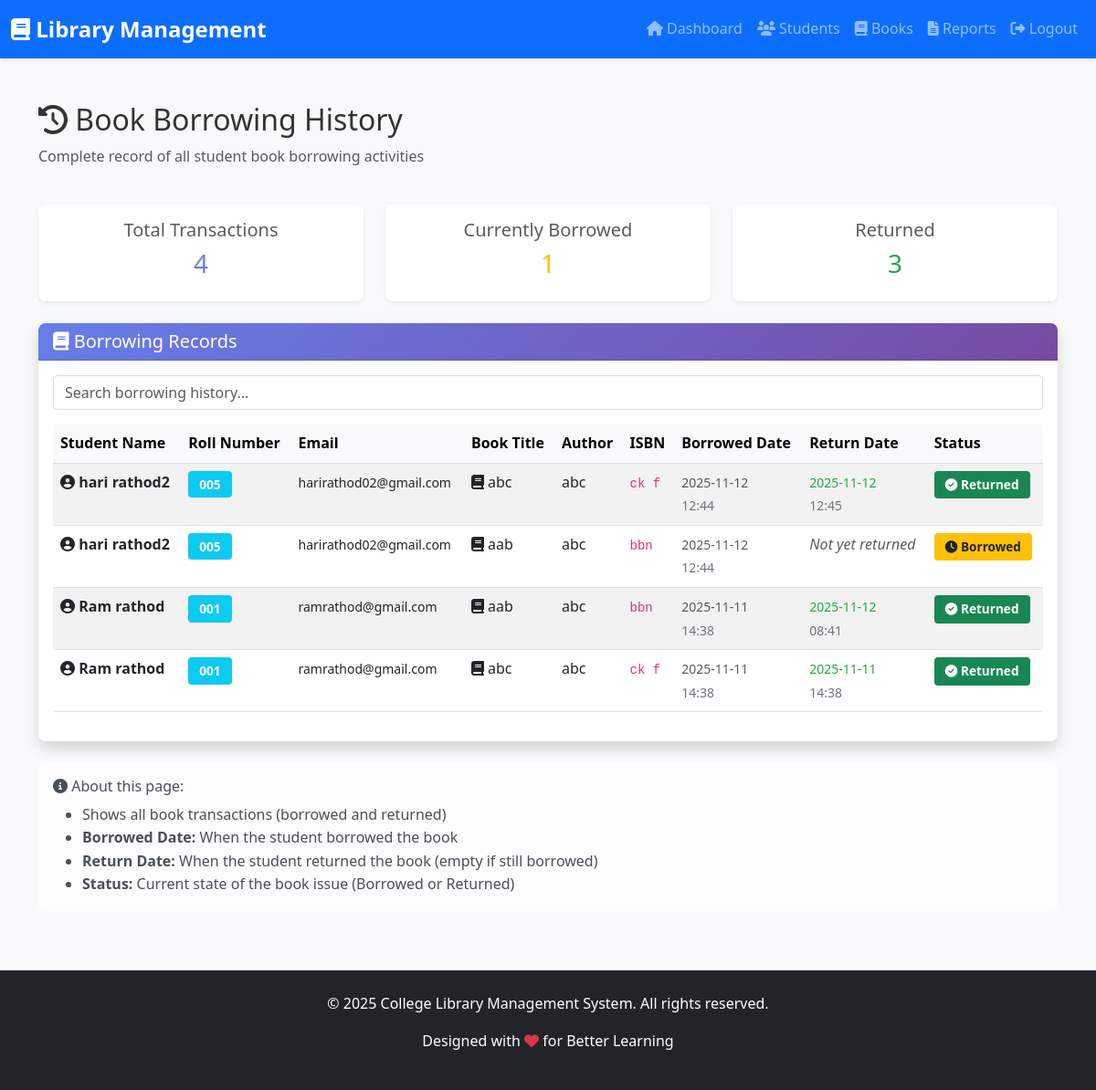
Screenshot of /admin/book_borrowing_history (signed in) with the database file from the repository.
### tables this page shows
CREATE TABLE book_issues (
            id INTEGER PRIMARY KEY AUTOINCREMENT,
            student_id INTEGER NOT NULL,
            book_id INTEGER NOT NULL,
            issue_date TIMESTAMP DEFAULT CURRENT_TIMESTAMP,
            return_date TIMESTAMP,
            status TEXT DEFAULT 'borrowed',
            FOREIGN KEY (student_id) REFERENCES students(id),
            FOREIGN KEY (book_id) REFERENCES books(id)
        );

CREATE TABLE students (
            id INTEGER PRIMARY KEY AUTOINCREMENT,
            name TEXT NOT NULL,
            email TEXT UNIQUE NOT NULL,
            password TEXT NOT NULL,
            roll_number TEXT UNIQUE NOT NULL,
            phone TEXT,
            department TEXT,
            created_at TIMESTAMP DEFAULT CURRENT_TIMESTAMP
        );

CREATE TABLE books (
            id INTEGER PRIMARY KEY AUTOINCREMENT,
            title TEXT NOT NULL,
            author TEXT NOT NULL,
            isbn TEXT UNIQUE NOT NULL,
            category TEXT NOT NULL,
            quantity INTEGER NOT NULL,
            available_quantity INTEGER NOT NULL,
            description TEXT,
            published_year INTEGER,
            image_url TEXT,
            added_by INTEGER,
            created_at TIMESTAMP DEFAULT CURRENT_TIMESTAMP,
            FOREIGN KEY (added_by) REFERENCES admin(id)
        );

### app.py (the view)
@app.route('/admin/book_borrowing_history')
@admin_required
def admin_book_borrowing_history():
    conn = get_db()
    cursor = conn.cursor()
    cursor.execute('''
        SELECT
            bi.id,
            bi.issue_date,
            bi.return_date,
            bi.status,
            s.name as student_name,
            s.email as student_email,
            s.roll_number,
            b.title as book_title,
            b.author,
            b.isbn
        FROM book_issues bi
        JOIN students s ON bi.student_id = s.id
        JOIN books b ON bi.book_id = b.id
        ORDER BY bi.issue_date DESC
    ''')
    borrowing_history = cursor.fetchall()
    conn.close()
    return render_template('admin_book_borrowing.html', borrowing_history=borrowing_history)

### app.py (called while the page is built)
def get_db():
    conn = sqlite3.connect(DATABASE)
    conn.row_factory = sqlite3.Row
    return conn

def admin_required(f):
    @wraps(f)
    def decorated_function(*args, **kwargs):
        if 'admin_id' not in session:
            flash('Admin login required', 'danger')
            return redirect(url_for('admin_login'))
        return f(*args, **kwargs)
    return decorated_function

### templates/admin_book_borrowing.html (shortened to what this page needs)
{% extends "base.html" %}
{% block content %}
<div class="container my-5">
    <div class="row mb-4">
        <div class="col-md-12">
            <h2><i class="fas fa-history"></i> Book Borrowing History</h2>
            <p class="text-muted">Complete record of all student book borrowing activities</p>
        </div>
    </div>
    <div class="row mb-4">
        <div class="col-md-4">
            <div class="card text-center shadow-sm">
                <div class="card-body">
                    <h5 class="text-muted">Total Transactions</h5>
                    <h3 class="text-primary">{{ borrowing_history|length }}</h3>
                </div>
            </div>
        </div>
        <div class="col-md-4">
            <div class="card text-center shadow-sm">
                <div class="card-body">
                    <h5 class="text-muted">Currently Borrowed</h5>
                    <h3 class="text-warning">
                        {% set borrowed = borrowing_history|selectattr('status', 'equalto', 'borrowed')|list %}
                        {{ borrowed|length }}
                    </h3>
                </div>
            </div>
        </div>
        <div class="col-md-4">
            <div class="card text-center shadow-sm">
                <div class="card-body">
                    <h5 class="text-muted">Returned</h5>
                    <h3 class="text-success">
                        {% set returned = borrowing_history|selectattr('status', 'equalto', 'returned')|list %}
                        {{ returned|length }}
                    </h3>
                </div>
            </div>
        </div>
    </div>
    <div class="card shadow">
        <div class="card-header bg-primary text-white">
            <h5 class="mb-0"><i class="fas fa-book"></i> Borrowing Records</h5>
        </div>
        <div class="card-body">
            {% if borrowing_history %}
                <div class="table-responsive">
                    <table class="table table-striped table-hover" id="borrowingTable">
                        <thead class="table-light">
                            <tr>
                                <th>Student Name</th>
                                <th>Roll Number</th>
                                <th>Email</th>
                                <th>Book Title</th>
                                <th>Author</th>
                                <th>ISBN</th>
                                <th>Borrowed Date</th>
                                <th>Return Date</th>
                                <th>Status</th>
                            </tr>
                        </thead>
                        <tbody>
                            {% for record in borrowing_history %}
                                <tr>
                                    <td>
                                        <i class="fas fa-user-circle"></i> <strong>{{ record['student_name'] }}</strong>
                                    </td>
                                    <td><span class="badge bg-info">{{ record['roll_number'] }}</span></td>
                                    <td><small>{{ record['student_email'] }}</small></td>
                                    <td>
                                        <i class="fas fa-book"></i> {{ record['book_title'] }}
                                    </td>
                                    <td>{{ record['author'] }}</td>
                                    <td><code>{{ record['isbn'] }}</code></td>
                                    <td>
                                        <small class="text-muted">
                                            {{ record['issue_date'][:10] }}
                                            <br>
                                            <span class="text-secondary">{{ record['issue_date'][11:16] }}</span>
                                        </small>
                                    </td>
                                    <td>
                                        {% if record['return_date'] %}
                                            <small class="text-success">
                                                {{ record['return_date'][:10] }}
                                                <br>
                                                <span class="text-secondary">{{ record['return_date'][11:16] }}</span>
                                            </small>
                                        {% else %}
                                            <span class="text-muted"><em>Not yet returned</em></span>
                                        {% endif %}
                                    </td>
                                    <td>
                                        {% if record['status'] == 'borrowed' %}
                                            <span class="badge bg-warning text-dark">
                                                <i class="fas fa-clock"></i> Borrowed
                                            </span>
                                        {% elif record['status'] == 'returned' %}
                                            <span class="badge bg-success">
                                                <i class="fas fa-check-circle"></i> Returned
                                            </span>
                                        {% else %}
                                            <span class="badge bg-secondary">{{ record['status'] }}</span>
                                        {% endif %}
                                    </td>
                                </tr>
                            {% endfor %}
                        </tbody>
                    </table>
                </div>
            {% else %}
                <div class="alert alert-info text-center py-4">
                    <i class="fas fa-history fa-3x mb-3"></i>
                    <p>No borrowing history found.</p>
                    <p>Books will appear here when students borrow them.</p>
                </div>
            {% endif %}
        </div>
    </div>
    <div class="row mt-4">
        <div class="col-md-12">
            <div class="alert alert-light">
                <h6><i class="fas fa-info-circle"></i> About this page:</h6>
                <ul class="mb-0">
                    <li>Shows all book transactions (borrowed and returned)</li>
                    <li><strong>Borrowed Date:</strong> When the student borrowed the book</li>
                    <li><strong>Return Date:</strong> When the student returned the book (empty if still borrowed)</li>
                    <li><strong>Status:</strong> Current state of the book issue (Borrowed or Returned)</li>
                </ul>
            </div>
        </div>
    </div>
</div>
{% endblock %}

### static/css/style.css (style rules this page uses)
:root { --primary-color: #667eea; --secondary-color: #764ba2; --success-color: #28a745; --danger-color: #dc3545; --warning-color: #ffc107; --info-color: #17a2b8; }
body { font-family: 'Segoe UI', Tahoma, Geneva, Verdana, sans-serif; line-height: 1.6; color: #333; background-color: #f8f9fa; }
.card { border: none; border-radius: 8px; transition: all 0.3s ease; }
.card-header { background: linear-gradient(135deg, #667eea 0%, #764ba2 100%); color: white; border-radius: 8px 8px 0 0 !important; }
.card-header.bg-primary { background: linear-gradient(135deg, #667eea 0%, #764ba2 100%) !important; }
.table { background: white; border-radius: 8px; }
.table thead { background: #f8f9fa; }
.alert { border-radius: 5px; border: none; }
.badge { padding: 0.5rem 0.75rem; font-size: 0.85rem; border-radius: 4px; }
.text-primary { color: #667eea !important; }
.text-success { color: #28a745 !important; }
.text-warning { color: #ffc107 !important; }
.shadow { box-shadow: 0 0.5rem 1rem rgba(0, 0, 0, 0.15) !important; }
.shadow-sm { box-shadow: 0 0.125rem 0.25rem rgba(0, 0, 0, 0.075) !important; }

### rows the page displays
book_issues: student_name "hari rathod2", roll_number "005", student_email "harirathod02@gmail.com", book_title "abc", author "abc", isbn "ck f", issue_date "2025-11-12", issue_date "12:44", return_date "2025-11-12", return_date "12:45", status "returned" (drawn)
book_issues: student_name "hari rathod2", roll_number "005", student_email "harirathod02@gmail.com", book_title "aab", author "abc", isbn "bbn", issue_date "2025-11-12", issue_date "12:44", shows "Not yet returned", status "borrowed" (drawn)
book_issues: student_name "Ram rathod", roll_number "001", student_email "ramrathod@gmail.com", book_title "aab", author "abc", isbn "bbn", issue_date "2025-11-11", issue_date "14:38", return_date "2025-11-12", return_date "08:41", status "returned" (drawn)
book_issues: student_name "Ram rathod", roll_number "001", student_email "ramrathod@gmail.com", book_title "abc", author "abc", isbn "ck f", issue_date "2025-11-11", issue_date "14:38", return_date "2025-11-11", return_date "14:38", status "returned" (drawn)

### other values shown
{{ borrowing_history|length }} "4"
{{ borrowed|length }} "1"
{{ returned|length }} "3"
